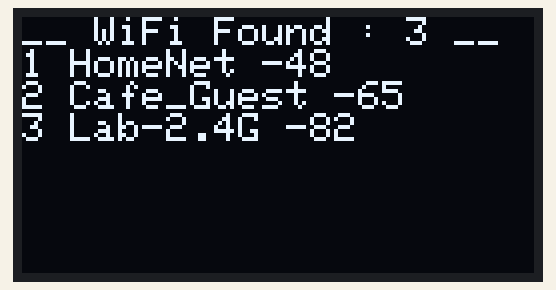
A sketch run on a simulated ESP8266 (NodeMCU). On the bench: 128×64 one-colour display. The display library's start-up logo is not drawn; a WiFi scan finds three made-up networks.

Above: at 4.3 s.

The sketch:

i2c_oled_d1r1_wifiscan.ino
```cpp
/**
Esp8266 Scrolling WifiScanner on 128x64/128x32 pixel tested on
Adafruit 12c OLED derived from Serial Monitored WifiScanner.
Boot up on your own logo http://javl.github.io/image2cpp/ ,splash.h modification in lib,backup existing.
,if failed return to default splash= choose erase all flash when reflashing after restoring backup splash.h
Choose custom font  :   http://oleddisplay.squix.ch/#/home
Modified & Developed by https://srotogargees.business.site/
Created on:11-02-2019
Revised on:21-08-2019
*/
//#include "WiFi.h"
#include "ESP8266WiFi.h"
#include <SPI.h>
#include <Wire.h>
#include <Adafruit_GFX.h>
#include <Adafruit_SSD1306.h>
#define SCREEN_WIDTH 128
#define SCREEN_HEIGHT 64 //64
#define OLED_RESET     2 //4
Adafruit_SSD1306 display(SCREEN_WIDTH, SCREEN_HEIGHT, &Wire, OLED_RESET);


void setup()   {

  display.begin(SSD1306_SWITCHCAPVCC, 0x3C);                                        //start the OLED @ Hex addy 0x3C
  display.display();                                                                //show the Adafruit Logo
  delay(2000);                                                                      //for 2 seconds
  display.clearDisplay();                                                           //clear display & buffer
  WiFi.mode(WIFI_STA);                                                              //set WiFi mode
  WiFi.disconnect();                                                                //WiFi disconnect
  delay(100);                                                                       //short wait

}


void loop() {

  display.clearDisplay();                                                           // clear display @ beginning of each loop
  display.setTextSize(1);                                                           // set smallest text size
  display.setTextColor(WHITE);                                                      // set text color to WHITE
  display.setCursor(0,0);                                                           // cursor to top left

  //display.println("scan start");

int n = WiFi.scanNetworks();                                                        // get # of networks
    display.print("__ WiFi Found : ");                                              // compact title with AP result in num

  if (n == 0)                                                                       // if no networks found, display something.
    display.println("no networks found");
  else                                                                              // otherwise..
  {

    display.print(n);                                                               // display num of AP found to compacted title
    display.println(" __");                                                         // title ends with lines
    display.setCursor(0,8);                                                         // Start found list to C1,R8 pix or 1st col 2nd row
    for (int i = 0; i < n; ++i)                                                     // for loop for # of networks
    {                                                                               // save SSID and RSSI for each network found
      display.print(i + 1);
      display.print(" ");
      display.print(WiFi.SSID(i));
      display.print(" ");
      display.print(WiFi.RSSI(i));
      display.print("");
      //display.print((WiFi.encryptionType(i) == ENC_TYPE_NONE)?" Unsecured":" Secured"); // to long for OLED display ,test on Serial.print
      display.println ();                                                                 // arrange each AP on new row
      delay(10);
    }
  }
  display.println("");                                                              // Display everything in between "" in buffer
  display.display();                                                                // Display data in buffer
  //display.startscrollleft(0x00, 0x0F);                                            // uncomment to Scroll everything on screen to left
  delay(10000);                                                                     // wait 10 seconds and rescan
}
```
